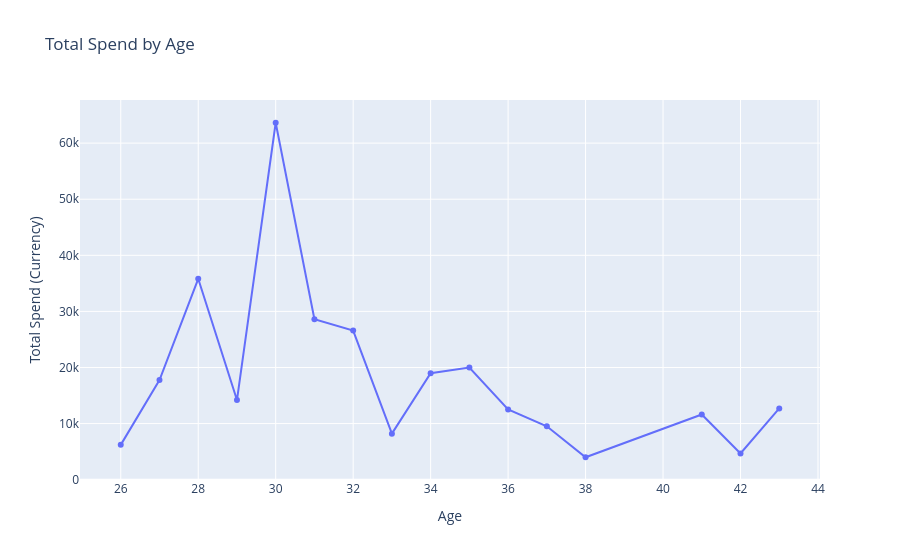

Here is the notebook cell this chart was saved with:
### Code cell
#visualizing the total spending by age using plotly

import plotly.express as px

fig = px.line(
    age_spending,
    x='Age',
    y='Total Spend',
    markers=True,
    title='Total Spend by Age'
)

fig.update_layout(
    xaxis_title='Age',
    yaxis_title='Total Spend (Currency)',
    hovermode='x unified'
)

fig.show()

### Figure 1 — Plotly figure (JSON) as saved in the notebook; plotly's stock layout.template omitted (floating-point values rounded to 4 significant figures)
{"data": [{"hovertemplate": "Age=%{x}<br>Total Spend=%{y}<extra></extra>", "legendgroup": "", "line": {"color": "#636efa", "dash": "solid"}, "marker": {"symbol": "circle"}, "mode": "lines+markers", "name": "", "orientation": "v", "showlegend": false, "type": "scatter", "x": [26, 27, 28, 29, 30, 31, 32, 33, 34, 35, 36, 37, 38, 41, 42, 43], "xaxis": "x", "y": [6205.0, 17770.0, 35810.0, 14190.0, 63631, 28610.0, 26580.0, 8206.0, 18990.0, 20000.0, 12520.0, 9518.0, 3998.0, 11626, 4668.0, 12700.0], "yaxis": "y"}], "layout": {"hovermode": "x unified", "legend": {"tracegroupgap": 0}, "title": {"text": "Total Spend by Age"}, "xaxis": {"anchor": "y", "domain": [0, 1], "title": {"text": "Age"}}, "yaxis": {"anchor": "x", "domain": [0, 1], "title": {"text": "Total Spend (Currency)"}}}}
